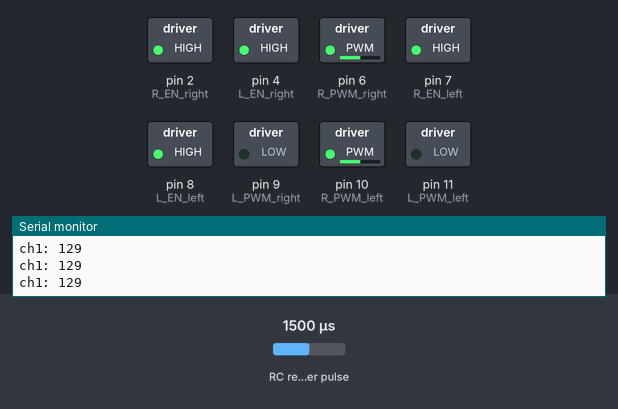
This sketch was run on a simulated Arduino Uno, built with avr-gcc and run on an emulated ATmega328P. On the bench: switched loads named in the sketch (green lamp = pin HIGH), the last lines printed to the serial monitor. Wiring (inferred from the names in the program): RC receiver channel: data pin 3. Inputs (shaded band) come from the test bench; at power-on: RC receiver pulse 1500 µs.

Above: at 1.2 s.
1.3 s: RC receiver pulse (sensor on pin 3) set to 1020 µs
At 2.5 s:
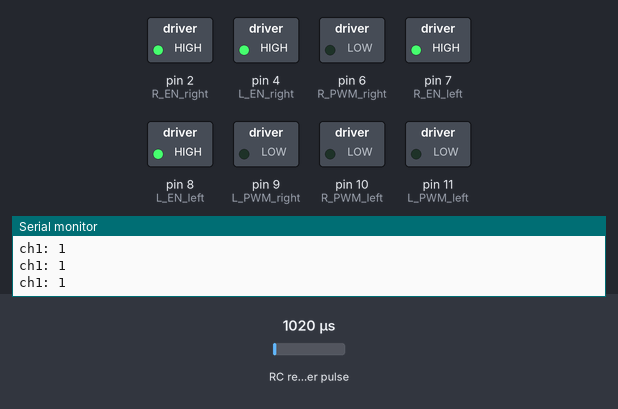
2.8 s: RC receiver pulse (sensor on pin 3) set to 1250 µs
At 3.9 s:
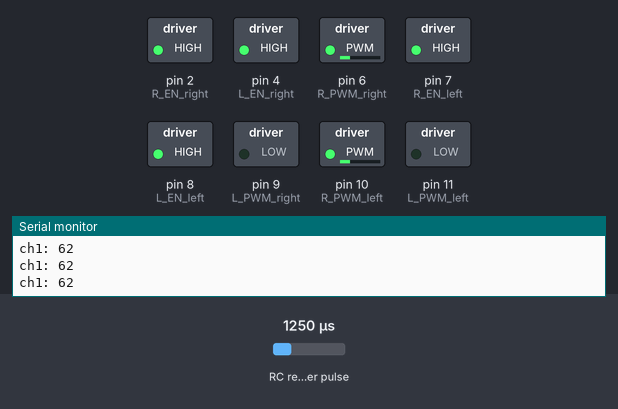
4.3 s: RC receiver pulse (sensor on pin 3) set to 1750 µs
At 5.0 s:
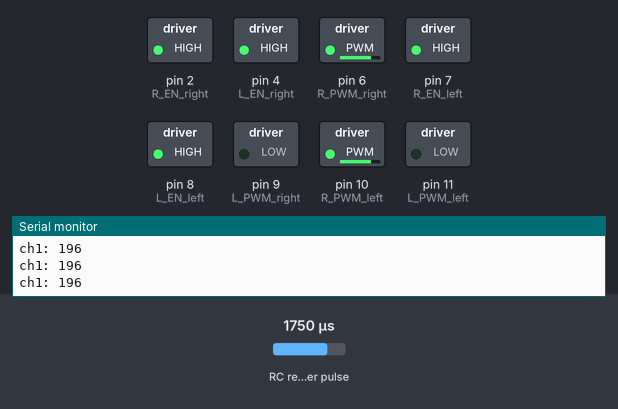
5.8 s: RC receiver pulse (sensor on pin 3) set to 1980 µs
At 6.2 s:
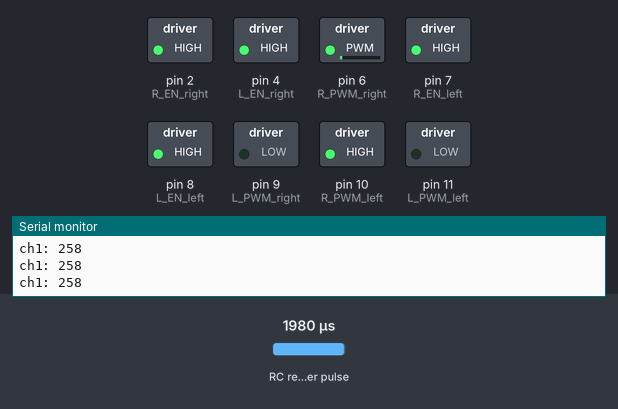
7.3 s: RC receiver pulse (sensor on pin 3) set to 1500 µs
At 8.5 s:
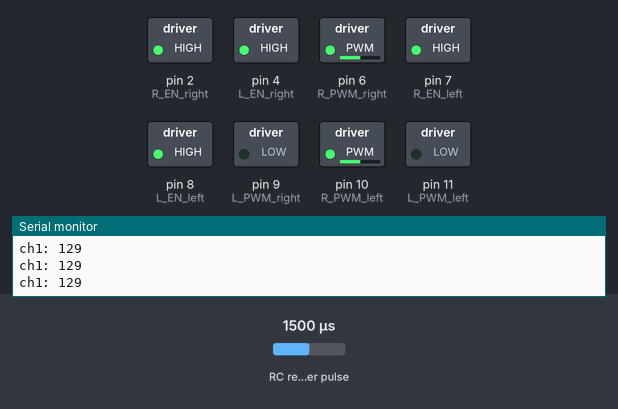
Timing chart, 0 to 9.8 s (numbered marks = the images above; inputs shaded):
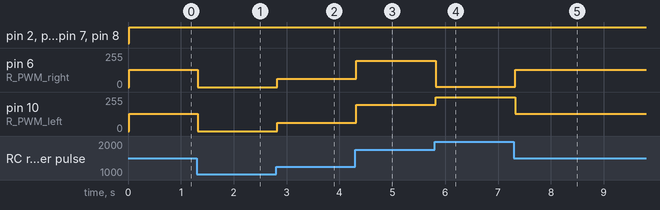

The sketch:

Final_robocode1.ino
```cpp
//YouTube|Tech at Home

//Receiver signal pins
double ch1_pin = 3;  //PWM pin


// motor driver 1 pins
int R_EN_right = 2;
int L_EN_right = 4;
int R_PWM_right = 6; //PWM pin
int L_PWM_right = 9; //PWM pin

// motor driver 2  pins
int R_EN_left = 7;
int L_EN_left = 8;
int R_PWM_left = 10; //PWM pin
int L_PWM_left = 11; //PWM pin

// ---**---   Rx threshold values - Update based on your TX values
//FWD
int Ch1_start_Fwd = 1050;
int Ch1_End_Fwd = 1950;
//BACK
//int Ch1Ch2_start_Bac = 1460;
//int Ch1Ch2_End_Bac = 960;

// ---------***---------------***----------

void setup()
{
  Serial.begin(9600);
  //for signal
  pinMode(3,INPUT);
//  pinMode(5,INPUT);
  //for driver 1
  pinMode(2,OUTPUT);
  pinMode(4,OUTPUT);
  pinMode(6,OUTPUT); //pwm out
  pinMode(9,OUTPUT);//pwm out
  //for driver 2
  pinMode(7,OUTPUT);
  pinMode(8,OUTPUT);
  pinMode(10,OUTPUT); //pwm out
  pinMode(11,OUTPUT);//pwm out
}

void loop()
{
//Receiver signal pins data
double ch1 = pulseIn(3,HIGH);

//Speed mapping for right motor driver
int spdFwd = map(ch1, Ch1_start_Fwd, Ch1_End_Fwd, 8 , 250);
Serial.print("ch1: ");
Serial.println(spdFwd);

digitalWrite(R_EN_right, HIGH);
digitalWrite(L_EN_right, HIGH);
digitalWrite(R_EN_left, HIGH);
digitalWrite(L_EN_left, HIGH);

if(ch1==0)
{
analogWrite(R_PWM_right,0);
analogWrite(L_PWM_right,0);
analogWrite(R_PWM_left,0);
analogWrite(L_PWM_left,0);
}
//start forward code
else if(ch1>Ch1_start_Fwd)
{
analogWrite(R_PWM_right,spdFwd);
analogWrite(L_PWM_right,0);
analogWrite(R_PWM_left,spdFwd);
analogWrite(L_PWM_left,0);
}

else
{
analogWrite(R_PWM_right,0);
analogWrite(L_PWM_right,0);
analogWrite(R_PWM_left,0);
analogWrite(L_PWM_left,0);
}

}
```

Measured:
- after the input at 1.3 s, pin 6 (R_PWM_right), pin 10 (R_PWM_left): 129/255 → 0/255 at once
- after the input at 2.8 s, pin 6 (R_PWM_right), pin 10 (R_PWM_left): 0/255 → 62/255 at once
- after the input at 4.3 s, pin 6 (R_PWM_right), pin 10 (R_PWM_left): 62/255 → 196/255 at once
- after the input at 5.8 s, pin 6 (R_PWM_right): 196/255 → 2/255 at once; pin 10 (R_PWM_left): 196/255 → 255/255 at once
- after the input at 7.3 s, pin 6 (R_PWM_right): 2/255 → 129/255 at once; pin 10 (R_PWM_left): 255/255 → 129/255 at once
